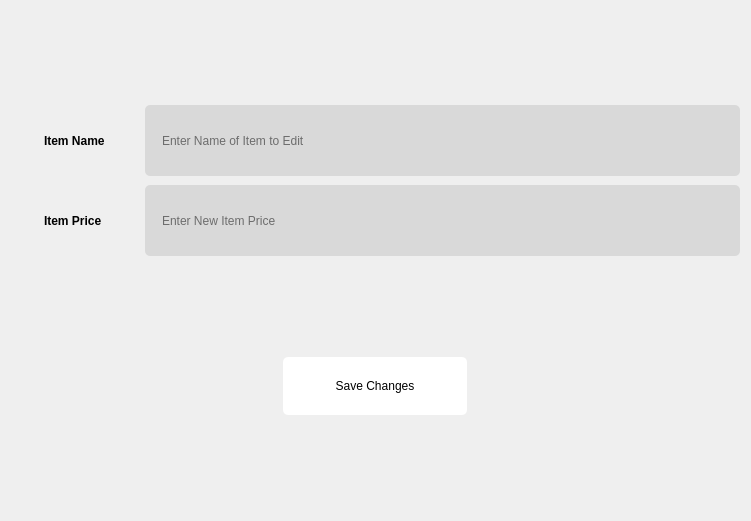
<?xml version="1.0" encoding="UTF-8"?>
<ui version="4.0">
 <class>ManageInventoryEdit</class>
 <widget class="QWidget" name="ManageInventoryEdit">
  <property name="geometry">
   <rect>
    <x>0</x>
    <y>0</y>
    <width>751</width>
    <height>521</height>
   </rect>
  </property>
  <property name="windowTitle">
   <string>Form</string>
  </property>
  <property name="styleSheet">
   <string notr="true">QWidget {
	padding: 30px;
}

QLineEdit {
	padding: 20px 15px;

	min-width: 83px;
	height: 31px;

	background: #D9D9D9;
	border-radius: 5px;
}

QLabel {
	font-weight: 700;
}

QPushButton {
	padding: 10px 23px;

	width: 138px;
	height: 38px;

	background: #FFFFFF;
	border-radius: 5px;
}</string>
  </property>
  <layout class="QVBoxLayout" name="verticalLayout">
   <item>
    <layout class="QGridLayout" name="gridLayout">
     <item row="0" column="0">
      <widget class="QLabel" name="label_2">
       <property name="text">
        <string>Item Name</string>
       </property>
       <property name="margin">
        <number>20</number>
       </property>
      </widget>
     </item>
     <item row="1" column="0">
      <widget class="QLabel" name="label">
       <property name="text">
        <string>Item Price</string>
       </property>
       <property name="margin">
        <number>20</number>
       </property>
      </widget>
     </item>
     <item row="1" column="1">
      <widget class="QLineEdit" name="lineEdit">
       <property name="placeholderText">
        <string>Enter New Item Price</string>
       </property>
      </widget>
     </item>
     <item row="0" column="1">
      <widget class="QLineEdit" name="lineEdit_2">
       <property name="placeholderText">
        <string>Enter Name of Item to Edit</string>
       </property>
      </widget>
     </item>
    </layout>
   </item>
   <item alignment="Qt::AlignHCenter">
    <widget class="QPushButton" name="pushButton">
     <property name="maximumSize">
      <size>
       <width>250</width>
       <height>16777215</height>
      </size>
     </property>
     <property name="text">
      <string>Save Changes</string>
     </property>
    </widget>
   </item>
  </layout>
 </widget>
 <resources/>
 <connections/>
</ui>
